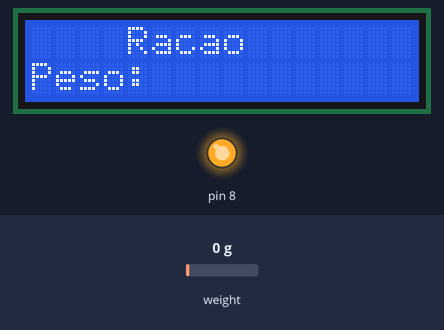
Bench run of a sketch on a simulated Arduino Uno, built with avr-gcc and run on an emulated ATmega328P. On the bench: 16×2 character LCD, output pins drawn as LEDs (lit = HIGH). Inputs (shaded band) come from the test bench; at power-on: weight on the scale 0 g. The local clock reads 2024-03-15 10:24:30 at power-on unless the sketch sets it; what the sketch prints to the serial monitor is not drawn.

Above: at 3.3 s.
3.4 s: weight on the scale set to 100 g
At 4.6 s:
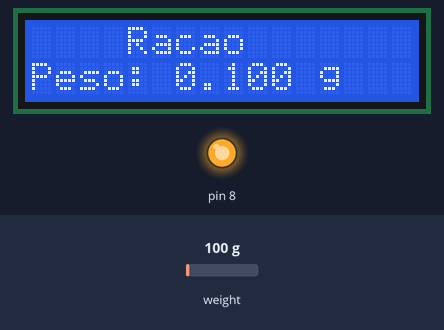
6.7 s: weight on the scale set to 1250 g
At 8.0 s:
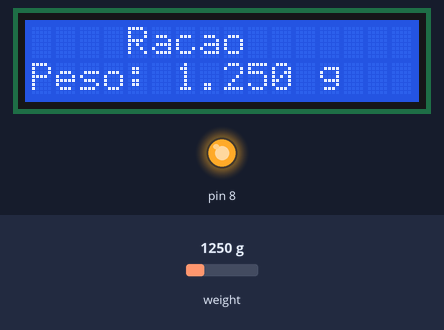
10.0 s: weight on the scale set to 2500 g
At 11.4 s:
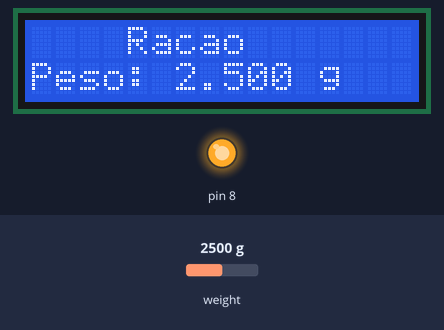
Timing chart, 0 to 65.2 s (numbered marks = the images above; inputs shaded):
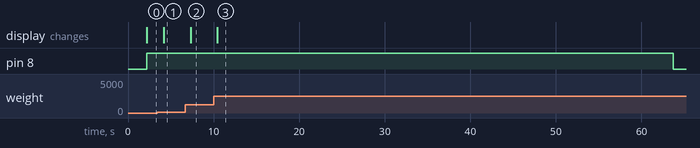

The sketch:

racao.ino
```cpp
#include <DS3231.h>
#include "HX711.h"
#include "LiquidCrystal_I2C.h";

DS3231  rtc(SDA, SCL);
Time t;
HX711 escala;

#define DT A1
#define SCK A0

LiquidCrystal_I2C lcd(0x27, 16, 2);

//parâmetros de horário que serão atualizados
int horaAtual, minutoAtual;

//parâmetros primeira alimentação
int horaAlimentacao1, minutoAlimentacao1, demosComida1;
//parâmetros segunda alimentação
int horaAlimentacao2, minutoAlimentacao2, demosComida2;

//#####################################
int peso_desejado = 200; // coloque o peso desejado aqui
int tempo = 0, peso = 0;
int tempo_maximo = 60000; //tempo máximo para parar de colocar comida mesmo se não atingiu o peso


void setup(){

  escala.begin (DT, SCK);

  lcd.init();
  lcd.backlight();

  Serial.begin(9600);
  Serial.print("Leitura do Valor ADC:  ");
  Serial.println(escala.read());   // Aguada até o dispositivo estar pronto
  Serial.println("Nao coloque nada na balanca!");
  Serial.println("Iniciando...");
  escala.set_scale(397930.55);     // Substituir o valor encontrado para escala
  escala.tare(20);                // O peso é chamado de Tare.
  Serial.println("Insira o item para Pesar");


 //inicia o módulo relógio
 rtc.begin();
 //inicia o monitor serial
 //Serial.begin(115200);

 //determina o pino do relé
 pinMode(8, OUTPUT);

 //determina o horário da primeira alimentação
 horaAlimentacao1 = 22;
 minutoAlimentacao1 = 44;

 //determina o horário da segunda alimentação
 horaAlimentacao2 = 22;
 minutoAlimentacao2 = 45;

 //determina o status de alimentação. 0 equivale a não e 1 a sim
 demosComida1 = 0;
 demosComida2 = 0;

  //as linhas abaixo devem ser descomentadas para configurar o relógio interno. Descomente, carregue o código para o arduino, comente novamente e suba o código mais uma vez.
  rtc.setDate(24,6,2022);    // determina a data (dia, mes, ano)
  rtc.setDOW(FRIDAY);     // determina o dia da semana
  rtc.setTime(22,43, 0);     // determina o horário (hora, minuto, segundo)

 // desliga o relé para começar.
 digitalWrite(8, HIGH);

}
void printa_peso(int peso){

  lcd.setCursor(4, 0);
  lcd.print("Racao");
  lcd.setCursor(0,1);
  lcd.print("Peso: ");
  lcd.print(peso, 3);
  lcd.println(" g  ");

  }
void loop()
{

  lcd.setCursor(4, 0);
  lcd.print("Racao");
  lcd.setCursor(0,1);
  lcd.print("Peso: ");
  lcd.print(escala.get_units(20), 3);
  lcd.println(" g  ");
  delay(100);

  //determina o horário atual
  t = rtc.getTime();
  horaAtual = t.hour;
  minutoAtual = t.min;


  //verifica se é o horário da primeira alimentação
  if (horaAtual == horaAlimentacao1 && minutoAtual == minutoAlimentacao1 && demosComida1 == 0 ){

    tempo = 0;

    digitalWrite(8, LOW);
    while (escala.get_units(20) < peso_desejado && tempo < tempo_maximo){

      printa_peso(escala.get_units(20));
      tempo = tempo + 100;
      delay(100);

      }
    digitalWrite(8, HIGH);
    demosComida1 = 1; //altera status da comida1

  }

  //verifica se é o horário da segunda alimentação
  if (horaAtual == horaAlimentacao2 && minutoAtual == minutoAlimentacao2 && demosComida2 == 0 ){

    tempo = 0;

    digitalWrite(8, LOW);
    while (escala.get_units(20) < peso_desejado && tempo < tempo_maximo){

      printa_peso(escala.get_units(20));
      tempo = tempo + 100;
      delay(100);

      }
    digitalWrite(8, HIGH);
    demosComida2 = 1; //altera status da comida2

  }

  //Imprime o horário da próxima alimentação
  if (demosComida1 == 0 || demosComida1 == 1 && demosComida2 == 1 ){
    Serial.print("Horário atual: ");
    Serial.println(rtc.getTimeStr());
    Serial.print("Próxima alimentação: ");
    Serial.print(horaAlimentacao1);
    Serial.print("h:");
    Serial.print(minutoAlimentacao1);
    Serial.println("min");
    Serial.println("  ");
  }

  if (demosComida1 == 1 && demosComida2 == 0){
     Serial.print("Horário atual: ");
    Serial.println(rtc.getTimeStr());
    Serial.print("Próxima alimentação: ");
    Serial.print(horaAlimentacao2);
    Serial.print("h:");
    Serial.print(minutoAlimentacao2);
    Serial.println("min");
    Serial.println("  ");
  }

  //meia noite reseta o status de comida do dia
  if (horaAtual == 0 && minutoAtual == 0){
    demosComida1 = 0;
    demosComida2 = 0;
  }

  //atualiza monitor serial
  delay (1000);

}
```

Measured:
- after the input at 3.4 s, the display: changes after 0.80 s (image 1)
- after the input at 6.7 s, the display: changes after 0.62 s (image 2)
- after the input at 10.0 s, the display: changes after 0.45 s (image 3)
